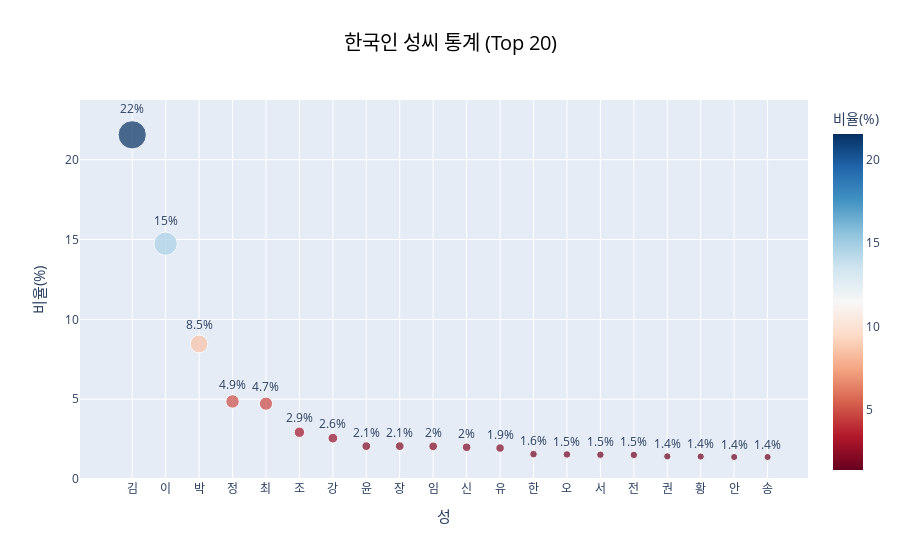

The notebook cell saved with this chart:
### Code cell
# 한국인 성씨 통계
korean_lastname_df = pd.read_sql(select(KoreanLastname), conn)
korean_lastname_df.sort_values(by=['ratio'], axis=0, ascending=False,
                               inplace=True)
korean_lastname_df = korean_lastname_df.head(20)
korean_lastname_df['ratio'] = korean_lastname_df['ratio'].apply(
    percent_format, args=(2,))

fig = px.scatter(korean_lastname_df, x="lastname", y="ratio", size="ratio",
                 color="ratio", title='한국인 성씨 통계 (Top 20)',
                 color_continuous_scale='RdBu', text="ratio",
                 labels={'ratio': '비율(%)', 'lastname': '성'})
fig.update_traces(texttemplate='%{text:.2}%', textposition='top center')
fig.update_layout(title_font_color='black', title_x=0.5, title_font_size=20,
                  height=500)
fig.update_xaxes(title_font=dict(size=15))
fig.update_yaxes(title_font=dict(size=15))
fig.show()

### Figure 1 — Plotly figure (JSON) as saved in the notebook; plotly's stock layout.template omitted (floating-point values rounded to 4 significant figures)
{"data": [{"hovertemplate": "성=%{x}<br>비율(%)=%{marker.color}<extra></extra>", "legendgroup": "", "marker": {"color": [21.56, 14.74, 8.46, 4.86, 4.72, 2.93, 2.56, 2.06, 2.06, 2.05, 1.99, 1.94, 1.56, 1.54, 1.52, 1.51, 1.42, 1.41, 1.38, 1.38], "coloraxis": "coloraxis", "size": [21.56, 14.74, 8.46, 4.86, 4.72, 2.93, 2.56, 2.06, 2.06, 2.05, 1.99, 1.94, 1.56, 1.54, 1.52, 1.51, 1.42, 1.41, 1.38, 1.38], "sizemode": "area", "sizeref": 0.0539, "symbol": "circle"}, "mode": "markers+text", "name": "", "orientation": "v", "showlegend": false, "text": [21.56, 14.74, 8.46, 4.86, 4.72, 2.93, 2.56, 2.06, 2.06, 2.05, 1.99, 1.94, 1.56, 1.54, 1.52, 1.51, 1.42, 1.41, 1.38, 1.38], "textposition": "top center", "texttemplate": "%{text:.2}%", "type": "scatter", "x": ["김", "이", "박", "정", "최", "조", "강", "윤", "장", "임", "신", "유", "한", "오", "서", "전", "권", "황", "안", "송"], "xaxis": "x", "y": [21.56, 14.74, 8.46, 4.86, 4.72, 2.93, 2.56, 2.06, 2.06, 2.05, 1.99, 1.94, 1.56, 1.54, 1.52, 1.51, 1.42, 1.41, 1.38, 1.38], "yaxis": "y"}], "layout": {"autosize": true, "coloraxis": {"colorbar": {"title": {"text": "비율(%)"}}, "colorscale": [[0, "rgb(103,0,31)"], [0.1, "rgb(178,24,43)"], [0.2, "rgb(214,96,77)"], [0.3, "rgb(244,165,130)"], [0.4, "rgb(253,219,199)"], [0.5, "rgb(247,247,247)"], [0.6, "rgb(209,229,240)"], [0.7, "rgb(146,197,222)"], [0.8, "rgb(67,147,195)"], [0.9, "rgb(33,102,172)"], [1, "rgb(5,48,97)"]]}, "legend": {"itemsizing": "constant", "tracegroupgap": 0}, "title": {"font": {"color": "black", "size": 20}, "text": "한국인 성씨 통계 (Top 20)", "x": 0.5}, "xaxis": {"anchor": "y", "autorange": true, "domain": [0, 1], "range": [-1.293, 20.13], "title": {"font": {"size": 15}, "text": "성"}, "type": "category"}, "yaxis": {"anchor": "x", "autorange": true, "domain": [0, 1], "range": [-0.1249, 23.95], "title": {"font": {"size": 15}, "text": "비율(%)"}, "type": "linear"}}}
